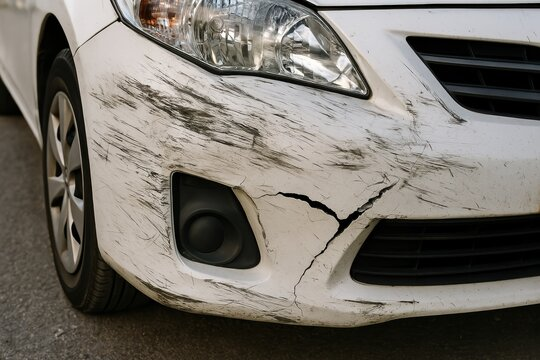
#> input picture data/multimodal_test/claim_damage.jpg, 540 x 360 px; its folder holds only this picture in this run
$ python -i file_classifier.py   (imports and definitions only)
#> lines starting #> are read from the running program, lines starting #| are printed output that depends on the picture
from pathlib import Path

from PIL import Image, ImageStat


IMAGE_EXTENSIONS = {
    ".jpg",
    ".jpeg",
    ".png",
    ".bmp",
    ".webp",
}

TEXT_EXTENSIONS = {
    ".txt",
    ".md",
}

PDF_EXTENSIONS = {
    ".pdf",
}

DOCUMENT_IMAGE_HINTS = {
    "claim",
    "form",
    "estimate",
    "invoice",
    "quotation",
    "quote",
    "garage",
    "workshop",
    "police",
    "report",
    "receipt",
}


def classify_file(
    file_path: str
) -> dict:
    path = Path(file_path)

    suffix = path.suffix.lower()

    if suffix in IMAGE_EXTENSIONS:
        name_words = set(
            path.stem.lower().replace("-", "_").split("_")
        )

        result = {"file_type": "image", "content_type": "unknown_image",
                  "classification_confidence": 0.0, "classification_method": "pixel_layout"}
        try:
            with Image.open(path) as image:
#> image is the input picture: PIL image 540x360 RGB; mean R, G, B 116.9, 112.1, 104.7
                image.thumbnail((600, 800))
                rgb = image.convert("RGB")
                gray = rgb.convert("L")
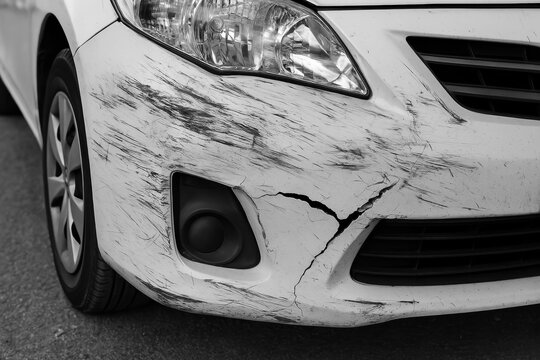
#> gray: PIL image 540x360 L; min 0, max 255, mean 112.7
                histogram = gray.histogram()
#> histogram = 256 values, max 3806 at index 0, min 13 at index 255, mean 759.4
                pixels = gray.width * gray.height
#> pixels = 194400
                white_fraction = sum(histogram[220:]) / pixels
#> white_fraction = 0.0123
                dark_fraction = sum(histogram[:140]) / pixels
#> dark_fraction = 0.509
                row_ink = []
                for y in range(gray.height):
                    row = gray.crop((0, y, gray.width, y + 1)).histogram()
                    row_ink.append(sum(row[:140]) / gray.width > 0.015)
#> after the loop, row_ink = 360 items, first 6: True, True, True, True, True, True
                bands = sum(ink and (i == 0 or not row_ink[i - 1]) for i, ink in enumerate(row_ink))
#> bands = 1
                paper_layout = white_fraction > 0.65 and 0.002 < dark_fraction < 0.3 and bands >= 4
#> paper_layout = False
                photographic = gray.entropy() > 5 and white_fraction < 0.5 and max(ImageStat.Stat(rgb).stddev) > 25
#> photographic = True
            if paper_layout:
                # OCR is gated by document layout, never by an accident filename.
                from app.services.ocr_service import extract_text_from_image
                text = extract_text_from_image(str(path))
                words = text.split()
                if len(words) >= 10 and sum(c.isalpha() for c in text) >= 40:
                    result.update(content_type="document_image", classification_confidence=0.9,
                                  classification_method="layout_and_ocr")
                else:
                    result["classification_confidence"] = 0.4
            elif photographic:
                result.update(content_type="damage_photo", classification_confidence=0.75)
            # Filename can only modestly reinforce pixel/OCR evidence.
            if result["content_type"] == "document_image" and name_words & DOCUMENT_IMAGE_HINTS:
                result["classification_confidence"] += 0.03
        except (OSError, ValueError, RuntimeError):
            pass
        return result

    if suffix in TEXT_EXTENSIONS:
        return {
            "file_type": "text",
            "content_type": "digital_document",
        }

    if suffix in PDF_EXTENSIONS:
        return {
            "file_type": "pdf",
            "content_type": "pdf_document",
        }

    return {
        "file_type": "unknown",
        "content_type": "unsupported",
    }

>>> result = classify_file('../../data/multimodal_test/claim_damage.jpg')
